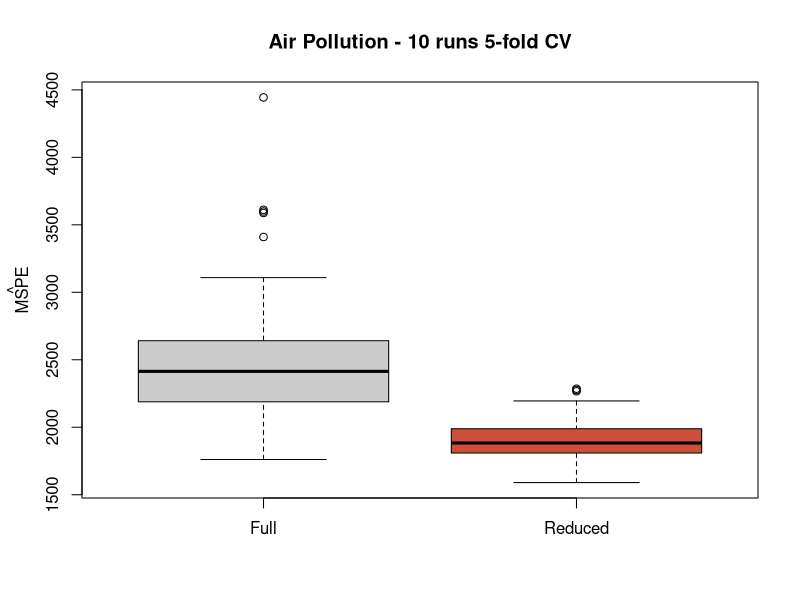
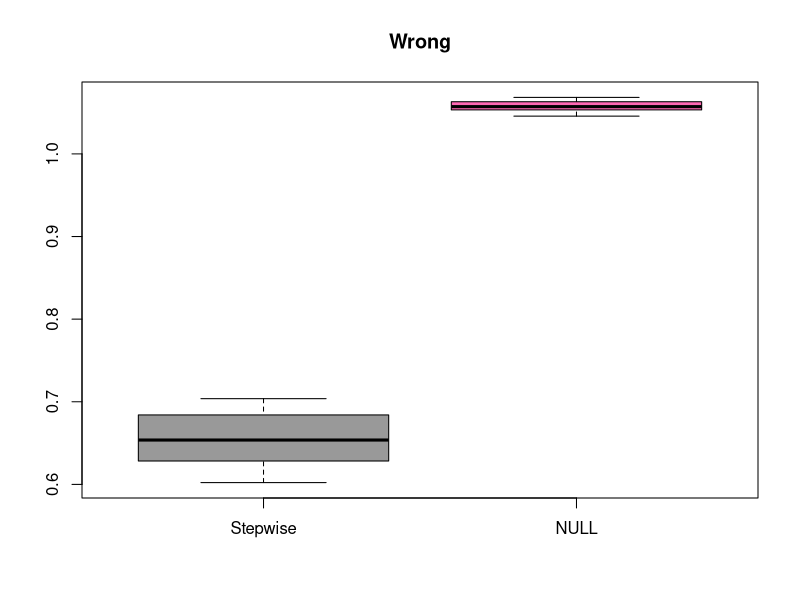

The R script that drew these images, in order:
## ---- chunk 1
knitr::opts_chunk$set(echo = TRUE)
## ---- chunk 2
data <- read.csv('../Lecture1/rutgers-lib-30861_CSV-1.csv')
m.f <- lm(MORT ~ . , data=data)
m.r <- lm(MORT ~ POOR + HC + NOX + HOUS + NONW, data=data)
## ---- chunk 3
N <- 100
mspe1 <- mspe2 <- vector('double', N)
ii <- (1:(n <- nrow(data))) %% 5 + 1
set.seed(327)
for(i in 1:N) {
  ii <- sample(ii)
  pr.f <- pr.r <- vector('double', n)
  for(j in 1:5) {
    pr.f[ ii == j ] <- predict(update(m.f, data=data[ii != j, ]), newdata=data[ii==j,])
    pr.r[ ii == j ] <- predict(update(m.r, data=data[ii != j, ]), newdata=data[ii==j,])
  }
  mspe1[i] <- with(data, mean( (MORT - pr.f)^2 ))
  mspe2[i] <- with(data, mean( (MORT - pr.r)^2 ))
}  
boxplot(mspe1, mspe2, names=c('Full', 'Reduced'), 
        col=c('gray80', 'tomato3'), 
        main='Air Pollution - 10 runs 5-fold CV')
mtext(expression(hat(MSPE)), side=2, line=2.5)
## ---- chunk 4
library(MASS)
dat <- read.table('fallacy.dat', header=TRUE, sep=',')
n <- nrow(dat)
p <- ncol(dat)
null <- lm(Y~1, data=dat)
full <- lm(Y~., data=dat) # needed for stepwise
step.lm <- stepAIC(null, scope=list(lower=null, upper=full), trace=FALSE)
## ---- chunk 5
ii <- (1:n) %% 5 + 1
set.seed(17)
N <- 10
mspe.n <- mspe.st <- rep(0, N)
for(i in 1:N) {
  ii <- sample(ii)
  pr.n <- pr.st <- rep(0, n)
  for(j in 1:5) {
    tmp.st <- update(step.lm, data=dat[ii != j, ])
    pr.st[ ii == j ] <- predict(tmp.st, newdata=dat[ii == j, ])
    pr.n[ ii == j ] <- with(dat[ii != j, ], mean(Y)) #mean((dat$Y)[ii != j])
  }
  mspe.st[i] <- with(dat, mean( (Y - pr.st)^2 ))
  mspe.n[i] <- with(dat, mean( (Y - pr.n)^2 ))
}
boxplot(mspe.st, mspe.n, names=c('Stepwise', 'NULL'), col=c('gray60', 'hotpink'), main='Wrong')
summary(mspe.st)
summary(mspe.n)
## ---- chunk 6
# Correlated covariates
x <- read.table('../Lecture1/rutgers-lib-30861_CSV-1.csv', header=TRUE, sep=',')
reduced <- lm(MORT ~ POOR + HC + NOX + HOUS + NONW, data=x)
full <- lm(MORT ~ ., data=x)
# significant variables in "reduced" dissappear in "full"
round( summary(reduced)$coef, 3)
round( summary(full)$coef[ names(coef(reduced)), ], 3)
